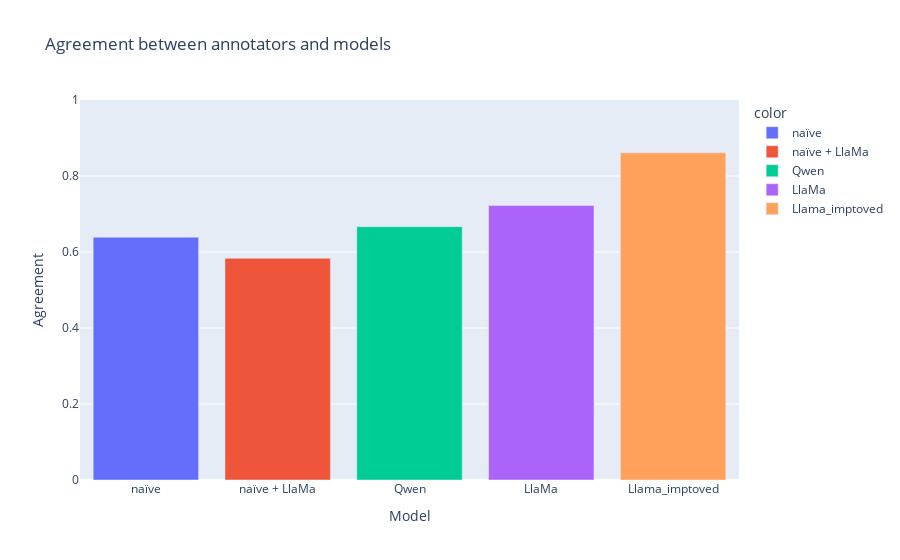

Write notebook code for a chart like this one.
### Code cell
models = {
    "naïve": counts,
    "naïve + LlaMa": refined_data,
    "Qwen": qwen_country_data,
    "LlaMa": llama_country_data,
    "Llama_imptoved" : llama_country_data_imporved
}

values = []
for model in models.keys():
    agreement_value = (models[model].loc[df.index]["Top_1_name"].str.lower().fillna("nan") == df["country"].str.lower().fillna("nan")).sum() / len(df)
    values.append(agreement_value)
    
px.bar(
    x=models.keys(), 
    y=values, 
    color=models.keys(),
    title="Agreement between annotators and models", 
    labels={"x": "Model", "y": "Agreement"}
    ).update_yaxes(range=[0, 1]).show()

### Figure 1 — Plotly figure (JSON) as saved in the notebook; plotly's stock layout.template omitted (floating-point values rounded to 4 significant figures)
{"data": [{"alignmentgroup": "True", "hovertemplate": "color=naïve<br>Model=%{x}<br>Agreement=%{y}<extra></extra>", "legendgroup": "naïve", "marker": {"color": "#636efa", "pattern": {"shape": ""}}, "name": "naïve", "offsetgroup": "naïve", "orientation": "v", "showlegend": true, "textposition": "auto", "type": "bar", "x": ["naïve"], "xaxis": "x", "y": [0.6389], "yaxis": "y"}, {"alignmentgroup": "True", "hovertemplate": "color=naïve + LlaMa<br>Model=%{x}<br>Agreement=%{y}<extra></extra>", "legendgroup": "naïve + LlaMa", "marker": {"color": "#EF553B", "pattern": {"shape": ""}}, "name": "naïve + LlaMa", "offsetgroup": "naïve + LlaMa", "orientation": "v", "showlegend": true, "textposition": "auto", "type": "bar", "x": ["naïve + LlaMa"], "xaxis": "x", "y": [0.5833], "yaxis": "y"}, {"alignmentgroup": "True", "hovertemplate": "color=Qwen<br>Model=%{x}<br>Agreement=%{y}<extra></extra>", "legendgroup": "Qwen", "marker": {"color": "#00cc96", "pattern": {"shape": ""}}, "name": "Qwen", "offsetgroup": "Qwen", "orientation": "v", "showlegend": true, "textposition": "auto", "type": "bar", "x": ["Qwen"], "xaxis": "x", "y": [0.6667], "yaxis": "y"}, {"alignmentgroup": "True", "hovertemplate": "color=LlaMa<br>Model=%{x}<br>Agreement=%{y}<extra></extra>", "legendgroup": "LlaMa", "marker": {"color": "#ab63fa", "pattern": {"shape": ""}}, "name": "LlaMa", "offsetgroup": "LlaMa", "orientation": "v", "showlegend": true, "textposition": "auto", "type": "bar", "x": ["LlaMa"], "xaxis": "x", "y": [0.7222], "yaxis": "y"}, {"alignmentgroup": "True", "hovertemplate": "color=Llama_imptoved<br>Model=%{x}<br>Agreement=%{y}<extra></extra>", "legendgroup": "Llama_imptoved", "marker": {"color": "#FFA15A", "pattern": {"shape": ""}}, "name": "Llama_imptoved", "offsetgroup": "Llama_imptoved", "orientation": "v", "showlegend": true, "textposition": "auto", "type": "bar", "x": ["Llama_imptoved"], "xaxis": "x", "y": [0.8611], "yaxis": "y"}], "layout": {"barmode": "relative", "legend": {"title": {"text": "color"}, "tracegroupgap": 0}, "title": {"text": "Agreement between annotators and models"}, "xaxis": {"anchor": "y", "domain": [0, 1], "title": {"text": "Model"}}, "yaxis": {"anchor": "x", "domain": [0, 1], "range": [0, 1], "title": {"text": "Agreement"}}}}
